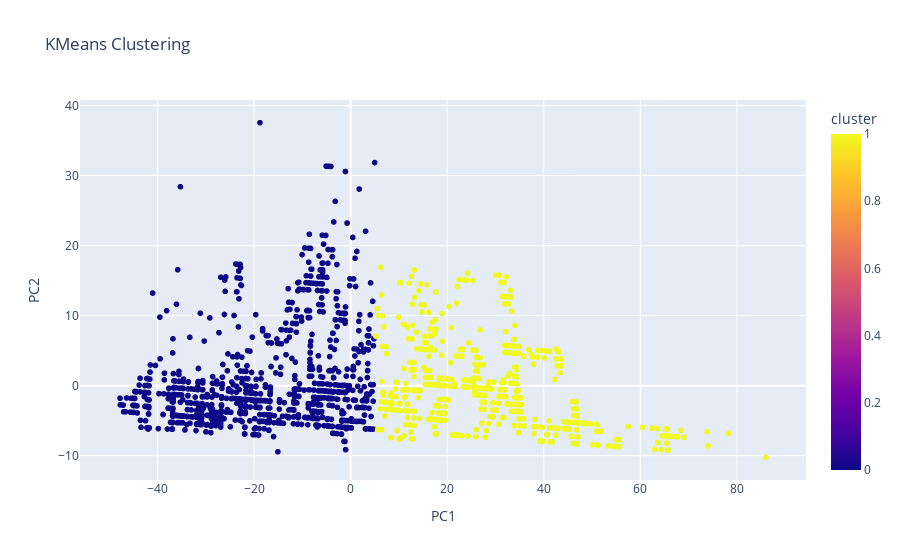

Notebook source saved alongside this figure:
### Code cell
fig = px.scatter(pca_df, x="PC1", y="PC2", color="cluster",
                 title="KMeans Clustering")
fig.show()

### Figure 1 — Plotly figure (JSON) as saved in the notebook; plotly's stock layout.template omitted (floating-point values rounded to 4 significant figures; data arrays with more than 128 entries replaced by an {"elided": "..."} marker saying what was removed)
{"data": [{"hovertemplate": "PC1=%{x}<br>PC2=%{y}<br>cluster=%{marker.color}<extra></extra>", "legendgroup": "", "marker": {"color": {"elided": "2111 int values"}, "coloraxis": "coloraxis", "symbol": "circle"}, "mode": "markers", "name": "", "showlegend": false, "type": "scattergl", "x": {"elided": "2111 float values"}, "xaxis": "x", "y": {"elided": "2111 float values"}, "yaxis": "y"}], "layout": {"coloraxis": {"colorbar": {"title": {"text": "cluster"}}, "colorscale": [[0, "#0d0887"], [0.1111, "#46039f"], [0.2222, "#7201a8"], [0.3333, "#9c179e"], [0.4444, "#bd3786"], [0.5556, "#d8576b"], [0.6667, "#ed7953"], [0.7778, "#fb9f3a"], [0.8889, "#fdca26"], [1, "#f0f921"]]}, "legend": {"tracegroupgap": 0}, "title": {"text": "KMeans Clustering"}, "xaxis": {"anchor": "y", "domain": [0, 1], "title": {"text": "PC1"}}, "yaxis": {"anchor": "x", "domain": [0, 1], "title": {"text": "PC2"}}}}
